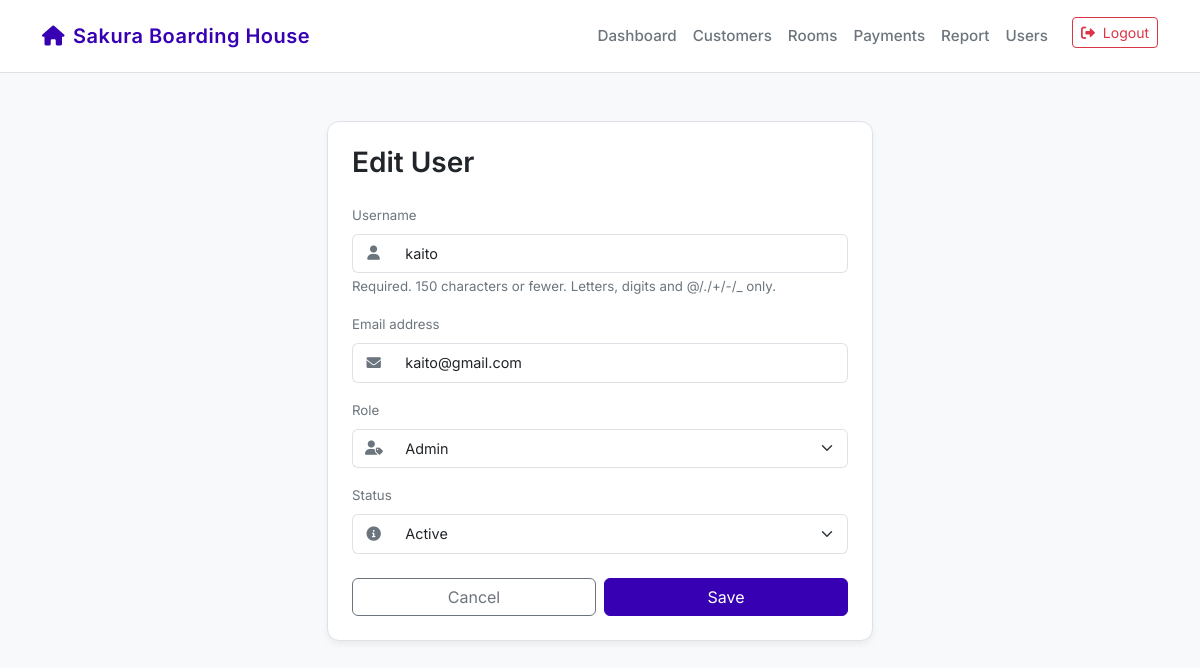
Page /users/2/edit/ (signed in) on the committed database.
### Payment_Scheduler/models.py (models this page shows, shortened)
class BoardingHouseUser(AbstractUser):
    ROLE_CHOICES = (
        ('Admin', 'Admin'),
        ('User', 'User'),
    )
    STATUS_CHOICES = (
        ('Active', 'Active'),
        ('Inactive', 'Inactive'),
    )
    role = models.CharField(max_length=10, choices=ROLE_CHOICES, default='User')
    status = models.CharField(max_length=10, choices=STATUS_CHOICES, default='Active')
    date_created = models.DateTimeField(auto_now_add=True)

### Payment_Scheduler/views.py (the view)
# urls.py: path('users/<int:pk>/edit/', views.user_edit, name='user_edit'),
@login_required
@admin_required
def user_edit(request, pk):
    user_obj = get_object_or_404(BoardingHouseUser, pk=pk)
    if request.method == 'POST':
        form = BoardingHouseUserEditForm(request.POST, instance=user_obj)
        if form.is_valid():
            form.save()
            return redirect('users')
    else:
        form = BoardingHouseUserEditForm(instance=user_obj)
    return render(request, 'Payment_Scheduler/user_form.html', {'form': form, 'title': 'Edit User'})

### Payment_Scheduler/forms.py
class BoardingHouseUserEditForm(forms.ModelForm):
    class Meta:
        model = BoardingHouseUser
        fields = ['username', 'email', 'role', 'status']
        widgets = {
            'username': forms.TextInput(attrs={'class': 'form-control'}),
            'email': forms.EmailInput(attrs={'class': 'form-control'}),
            'role': forms.Select(attrs={'class': 'form-select'}),
            'status': forms.Select(attrs={'class': 'form-select'}),
        }

### Payment_Scheduler/views.py (called while the page is built)
def is_admin(user):
    return user.role == 'Admin'

### Payment_Scheduler/templates/Payment_Scheduler/user_form.html (shortened to what this page needs)
{% extends 'Payment_Scheduler/base.html' %}
{% load form_tags %}
{% block content %}
<div class="row justify-content-center">
    <div class="col-md-8 col-lg-6">
        <div class="card p-4">
            <h3 class="mb-4">{{ title }}</h3>
            <form method="post">
                {% for field in form %}
                <div class="mb-3">
                    <label class="form-label text-secondary small">{{ field.label }}</label>
                    <div class="input-group">
                        <span class="input-group-text"><i class="fas {{ field.name|get_icon }}"></i></span>
                        {{ field }}
                    </div>
                    {% if field.help_text %}
                    <div class="form-text text-muted">{{ field.help_text }}</div>
                    {% endif %}
                </div>
                {% endfor %}
                <div class="d-flex gap-2 mt-4">
                    <a href="{% url 'users' %}" class="btn btn-outline-secondary w-50">Cancel</a>
                    <button type="submit" class="btn btn-primary w-50">Save</button>
                </div>
            </form>
        </div>
    </div>
</div>
{% endblock %}

### Payment_Scheduler/templates/Payment_Scheduler/base.html (style rules this page uses)
:root { --bg-color: #f8f9fa; --card-bg: #ffffff; --text-primary: #212529; --text-secondary: #6c757d; --accent-color: #6200ea; --primary-color: #3700b3; --success-color: #03dac6; --error-color: #cf6679; --border-color: #dee2e6; }
body { background-color: var(--bg-color); color: var(--text-primary); font-family: 'Inter', -apple-system, BlinkMacSystemFont, "Segoe UI", Roboto, "Helvetica Neue", Arial, sans-serif; -webkit-font-smoothing: antialiased; -moz-osx-font-smoothing: grayscale; min-height: 100vh; font-size: 0.95rem; }
.form-control, .form-select { font-size: 0.9rem; padding: 0.5rem 0.75rem; border-radius: 6px; }
.input-group-text { background-color: #fff; border-right: none; color: var(--text-secondary); font-size: 0.9rem; border-top-left-radius: 6px; border-bottom-left-radius: 6px; }
.input-group .form-control, .input-group .form-select { border-left: none; border-top-right-radius: 6px; border-bottom-right-radius: 6px; }
.input-group-text i { width: 1.2em; text-align: center; }
.card { background-color: var(--card-bg); border: 1px solid var(--border-color); border-radius: 12px; box-shadow: 0 4px 6px rgba(0, 0, 0, 0.05); }
.btn-primary { background-color: var(--primary-color); border-color: var(--primary-color); }
h2, h3 { font-weight: 600; margin-bottom: 1.5rem; color: var(--text-primary); }
.form-control, .form-select { background-color: #ffffff; border: 1px solid var(--border-color); color: var(--text-primary); }
.form-control::placeholder { color: var(--text-secondary); opacity: 0.7; }
.text-muted { color: #6c757d !important; }

### rows in the picture
BoardingHouseUser: form "kaito" "kaito@gmail.com" "Admin" "Active"

### other values in the picture
{{ title }} "Edit User"
{{ field.label }} "Username" "Email address" "Role" "Status"
{{ field.help_text }} "Required. 150 characters or fewer. Letters, digits and @/./+/-/_ only."
